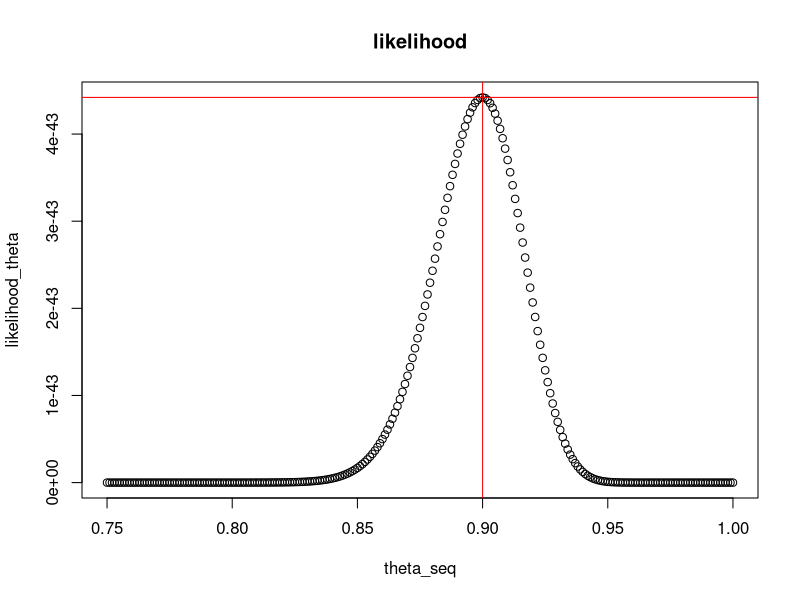
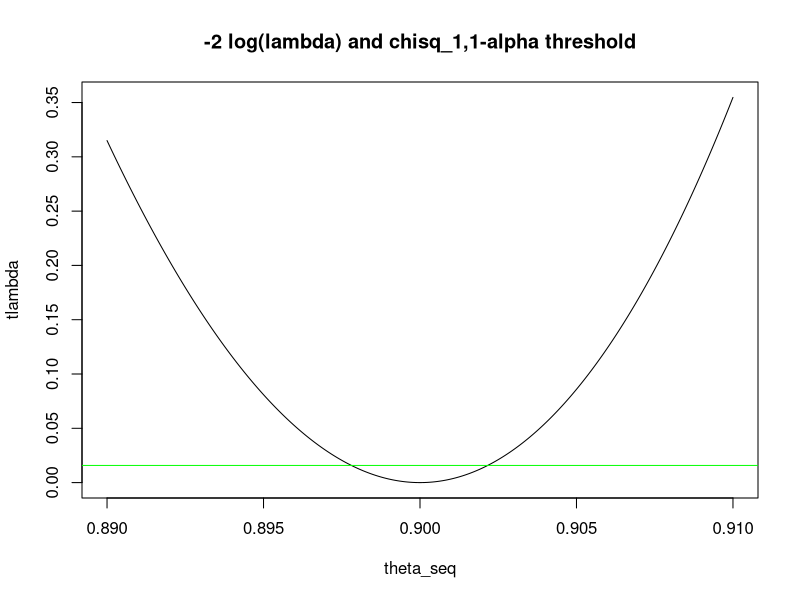

The R script that drew these images, in order:
likelihood_f <- function(theta){
  n = 30
  bar_x = 10
  return((1-theta)^n * theta^(n*(bar_x -1)))
}

theta_seq = seq(0.75,1,0.001)
likelihood_theta = likelihood_f(theta_seq)
plot(theta_seq,likelihood_theta,main = 'likelihood')

index_max = which.max(likelihood_theta)
abline(v=theta_seq[index_max],col='red')
abline(h=likelihood_theta[index_max],col='red')
#####################################

rm(list = ls())


ell_f <-function(theta){
  n=30
  bar_x = 10
  n*log(1-theta)+n*(bar_x-1)*log(theta)
}
theta_seq = seq(0.89,0.91,0.00001)

alpha = 0.9
threshold = qchisq(p = 1-alpha,df = 1)
MLE = 0.9
tlambda = -2*ell_f(theta_seq)+2*ell_f(MLE)
plot(theta_seq,tlambda,main = '-2 log(lambda) and chisq_1,1-alpha threshold',lwd=1,lty=1,type = 'l')
abline(h=threshold,col='green')

confidence_interval = theta_seq[tlambda<threshold]
sprintf('[ %f , %f ]',confidence_interval[1],confidence_interval[length(confidence_interval)])

